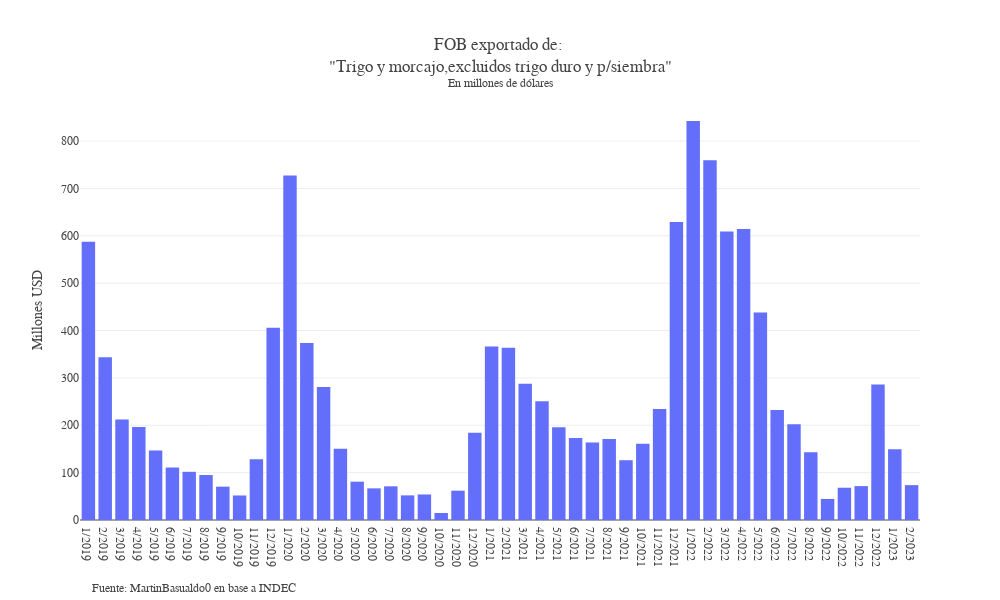

Notebook code cell kept with this figure:
### Code cell
def ncm_fob_mensual(anio_desde,df=df_completa, ncm='12019000'):
    ncm=str(ncm)
    # anio_desde=str(anio_desde)
    df = df[df['año'] >= anio_desde].reset_index(drop = True)

    df=df.sort_values(['año','mes'],ascending=True).reset_index(drop=True)
    año_final=df.año.iloc[-1]
    mes_final=df.mes.iloc[-1]
    hasta=str(int(mes_final)+1)+'/'+'01'+'/'+str(año_final)
    desde=str(df.mes.iloc[0])+'/'+'01'+'/'+str(df.año.iloc[0])

    df=df[df.ncm==ncm].reset_index(drop=True)
    descri = acorta_descri(df.ncm_descri.iloc[0], largo = 60)
    df=df.groupby(['año','mes'],as_index=False).sum()
    df.mes=df.mes.astype(int)
    df=df.sort_values(['año','mes'],ascending=True)
    df.mes=df.mes.astype(str)
    df['fecha']=df['mes'].astype(str)+'/'+df['año'].astype(str)
        
    monthDates = pd.DataFrame({
    'fecha': pd.date_range(start=desde, end=hasta, freq='M').strftime('%m-%Y')
    })
    
    ncm_cif=px.bar(df, x=df.fecha,y=df["fob(u$s)"]/1000000,
    title=f"FOB exportado de: <br>\"{descri}\"<br><sup>En millones de dólares</sup>",
    category_orders={'fecha':monthDates.fecha}, )

    ncm_cif.update_xaxes(type='category',title_text="",categoryarray=monthDates.fecha)
    ncm_cif.update_yaxes(title_text="Millones USD", tickformat=',')
    ncm_cif.update_layout(uniformtext_minsize=10, uniformtext_mode='hide')

    ncm_cif.update_layout(barmode='relative',separators=",.", 
                                            #  margin ={'t': 0},
    height=600, width=1000, 
    # xaxis = dict(tickmode = "linear"),
    template = 'none',
    # title_text=f"CIF importado de :<br>\"Poroto de soja\"<br><sup>En millones de dólares</sup>",
    legend = dict(yanchor="top",y=1.07, xanchor="left", x=0.0, orientation="h"))
    note = f'Fuente: MartinBasualdo0 en base a INDEC'
    ncm_cif.add_annotation(showarrow=False, text=note,font=dict(size=12), xref='paper', x=0.26, yref='paper', y=-0.18,
                                     xanchor='right', yanchor='auto', xshift=0, yshift=0,)
    return ncm_cif
    
ncm_fob_mensual(2019,ncm='10019900')

### Figure 1 — Plotly figure (JSON) as saved in the notebook; plotly's stock layout.template omitted (floating-point values rounded to 4 significant figures)
{"data": [{"alignmentgroup": "True", "hovertemplate": "fecha=%{x}<br>y=%{y}<extra></extra>", "legendgroup": "", "marker": {"color": "#636efa", "pattern": {"shape": ""}}, "name": "", "offsetgroup": "", "orientation": "v", "showlegend": false, "textposition": "auto", "type": "bar", "x": ["1/2019", "2/2019", "3/2019", "4/2019", "5/2019", "6/2019", "7/2019", "8/2019", "9/2019", "10/2019", "11/2019", "12/2019", "1/2020", "2/2020", "3/2020", "4/2020", "5/2020", "6/2020", "7/2020", "8/2020", "9/2020", "10/2020", "11/2020", "12/2020", "1/2021", "2/2021", "3/2021", "4/2021", "5/2021", "6/2021", "7/2021", "8/2021", "9/2021", "10/2021", "11/2021", "12/2021", "1/2022", "2/2022", "3/2022", "4/2022", "5/2022", "6/2022", "7/2022", "8/2022", "9/2022", "10/2022", "11/2022", "12/2022", "1/2023", "2/2023"], "xaxis": "x", "y": [587.4, 343.5, 212.1, 196.4, 146.6, 110.8, 101.7, 94.94, 70.38, 51.76, 128.3, 405.8, 727.3, 373.5, 280.7, 150.3, 80.92, 66.8, 71.14, 51.99, 53.88, 14.77, 61.91, 184.1, 366.1, 363.6, 287.8, 250.7, 196.0, 173.3, 163.5, 171.2, 126.2, 160.9, 234.5, 629.0, 842.4, 759.6, 609.2, 614.2, 438.4, 232.5, 202.3, 143.1, 44.47, 68.12, 71.56, 286.3, 149.2, 73.62], "yaxis": "y"}], "layout": {"annotations": [{"font": {"size": 12}, "showarrow": false, "text": "Fuente: MartinBasualdo0 en base a INDEC", "x": 0.26, "xanchor": "right", "xref": "paper", "xshift": 0, "y": -0.18, "yanchor": "auto", "yref": "paper", "yshift": 0}], "barmode": "relative", "font": {"family": "Georgia"}, "height": 600, "legend": {"orientation": "h", "tracegroupgap": 0, "x": 0, "xanchor": "left", "y": 1.07, "yanchor": "top"}, "separators": ",.", "title": {"text": "FOB exportado de: <br>\"Trigo y morcajo,excluidos trigo duro y p/siembra\"<br><sup>En millones de dólares</sup>"}, "uniformtext": {"minsize": 10, "mode": "hide"}, "width": 1000, "xaxis": {"anchor": "y", "categoryarray": ["01-2019", "02-2019", "03-2019", "04-2019", "05-2019", "06-2019", "07-2019", "08-2019", "09-2019", "10-2019", "11-2019", "12-2019", "01-2020", "02-2020", "03-2020", "04-2020", "05-2020", "06-2020", "07-2020", "08-2020", "09-2020", "10-2020", "11-2020", "12-2020", "01-2021", "02-2021", "03-2021", "04-2021", "05-2021", "06-2021", "07-2021", "08-2021", "09-2021", "10-2021", "11-2021", "12-2021", "01-2022", "02-2022", "03-2022", "04-2022", "05-2022", "06-2022", "07-2022", "08-2022", "09-2022", "10-2022", "11-2022", "12-2022", "01-2023", "02-2023"], "categoryorder": "array", "domain": [0, 1], "title": {"text": ""}, "type": "category"}, "yaxis": {"anchor": "x", "domain": [0, 1], "tickformat": ",", "title": {"text": "Millones USD"}}}}
